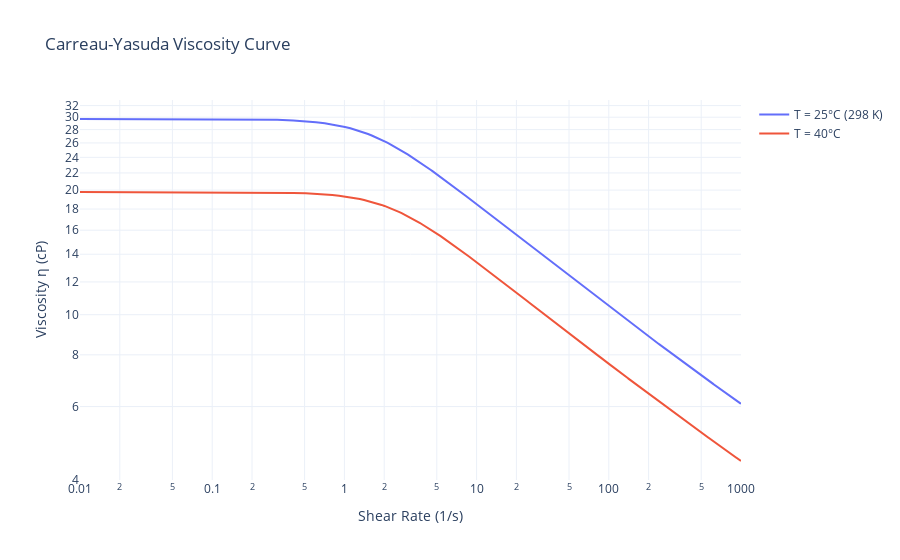

The cell this chart's notebook holds for it:
### Code cell
import numpy as np
import pandas as pd
import plotly.graph_objects as go
from scipy.interpolate import interp1d

# === Input Parameters ===
T_well_C = 40  # Desired temperature in °C
concentration = 2  # g/L
molecular_weight = 8  # MDa
eta7_exp = 20  # Experimental viscosity at 7.3 s⁻¹ in cP

T_well = T_well_C + 273  # Convert to Kelvin
T_ref = 298  # Reference temperature (25°C)

# === Initial Viscosity (at T_ref) ===
eta_in = np.exp(-3.7188 + (578.919 / (-137.546 + T_ref)))

# === Estimate Intrinsic Viscosity ===
ceta = np.arange(0.1, 100.1, 0.1)
eta_0 = 1 + ceta + 0.582 * ceta**2.009 + 0.022 * ceta**4
parc = -0.08212 * ceta
n = 1 - (0.6187 - 0.5203 * np.exp(parc))
parc2 = (n - 1) / 2
lambda_d = 0.251 + 1.54 * molecular_weight * ceta / (concentration * T_ref)
lambda_ = lambda_d * (0.810 + 0.0230 * ceta**2.438)
parc1 = (lambda_ * 7.3)**2
eta7 = 1 + (eta_0 - 1) * (1 + parc1)**parc2

# === Interpolate to find experimental ceta
interp_func = interp1d(eta7, ceta, fill_value="extrapolate")
ceta_exp = float(interp_func(eta7_exp))

# === Carreau-Yasuda Coefficients at Reference Temperature ===
eta_0C = 1 + ceta_exp + 0.582 * ceta_exp**2.009 + 0.022 * ceta_exp**4
parcC = -0.08212 * ceta_exp
nC = 1 - (0.6187 - 0.5203 * np.exp(parcC))
parc2C = (nC - 1) / 2
lambda_dC = 0.251 + 1.54 * molecular_weight * ceta_exp / (concentration * T_ref)
lambdaC = lambda_dC * (0.810 + 0.0230 * ceta_exp**2.438)

# === Shear Range ===
shear = np.arange(0.01, 1000.1, 0.1)
etaC = eta_in + (eta_0C - eta_in) * (1 + (lambdaC * shear)**2)**parc2C

# === Temperature-Adjusted Model ===
a_eta, b_eta, cc_eta, d_eta = 0.000762728, 0.089195454, 0.004984355, 0.446385267
e_eta, f_eta, g_eta, h_eta = 0.005152396, 0.354050723, 0.004815493, 0.484329949
i_eta, j_eta, k_eta, l_eta = 0.018517312, 1.632479454, 0.0002, 0.029161594
m_eta, n_eta = 0.021472011, 3.475445058

a_lamb, b_lamb, c_lamb, d_lamb = 0.00189, 1, 0.0003, 0.02157
e_lamb, f_lamb, g_lamb, h_lamb = 0.00415, 0.07686, 0.00768, 0.4585
i_lamb, j_lamb, k_lamb, l_lamb = 0.006579, 0.3856, 0.0217, 1.7083

eta_inft = np.exp(-3.7188 + (578.919 / (-137.546 + T_well)))
T_C = T_well - 273

log_term = (np.log(nC + (cc_eta * T_C + d_eta) - 1) - np.log(e_eta * T_C + f_eta))
factor = (-1 / (a_eta * T_C + b_eta))

eta_0T = eta_inft * (1 + factor * log_term) \
    + (g_eta * T_C + h_eta) * (factor * log_term)**(i_eta * T_C + j_eta) \
    + (k_eta * T_C + l_eta) * (factor * log_term)**(m_eta * T_C + n_eta)

lambda_dC_T = 0.251 + 1.54 * molecular_weight * ceta_exp / (concentration * T_well)

log_term_lamb = (np.log(nC + (g_lamb * T_C + h_lamb) - 1) - np.log(i_lamb * T_C + j_lamb))
factor_lamb = (-1 / (e_lamb * T_C + f_lamb))
lC_T = lambda_dC_T * ((a_lamb * T_C + b_lamb) + (c_lamb * T_C + d_lamb) * factor_lamb * log_term_lamb) ** (k_lamb * T_C + l_lamb)

etaC_T = eta_inft + (eta_0T - eta_inft) * (1 + (lC_T * shear)**2)**((nC - 1) / 2)

# === Final DataFrame ===
df = pd.DataFrame({
    "Shear Rate (1/s)": shear,
    "Viscosity @298K (cP)": etaC,
    f"Viscosity @{T_well_C}°C (cP)": etaC_T
})

print("\nFirst 10 rows of Carreau-Yasuda model at both temperatures:")
print(df.head(10))

# === Plot ===
fig = go.Figure()
fig.add_trace(go.Scatter(x=shear, y=etaC, mode='lines', name='T = 25°C (298 K)'))
fig.add_trace(go.Scatter(x=shear, y=etaC_T, mode='lines', name=f'T = {T_well_C}°C'))
fig.update_layout(
    title="Carreau-Yasuda Viscosity Curve",
    xaxis=dict(title='Shear Rate (1/s)', type='log'),
    yaxis=dict(title='Viscosity η (cP)', type='log'),
    template='plotly_white'
)
fig.show()

# === Save to TXT File ===
df.to_csv("carreau_data_Temp.txt", sep="\t", index=False)
print("Saved data to 'carreau_data_Temp.txt'")

### Figure 1 — Plotly figure (JSON) as saved in the notebook; plotly's stock layout.template omitted (floating-point values rounded to 4 significant figures; data arrays with more than 128 entries replaced by an {"elided": "..."} marker saying what was removed)
{"data": [{"mode": "lines", "name": "T = 25°C (298 K)", "type": "scatter", "x": {"elided": "10001 float values"}, "y": {"elided": "10001 float values"}}, {"mode": "lines", "name": "T = 40°C", "type": "scatter", "x": {"elided": "10001 float values"}, "y": {"elided": "10001 float values"}}], "layout": {"title": {"text": "Carreau-Yasuda Viscosity Curve"}, "xaxis": {"title": {"text": "Shear Rate (1/s)"}, "type": "log"}, "yaxis": {"title": {"text": "Viscosity η (cP)"}, "type": "log"}}}
